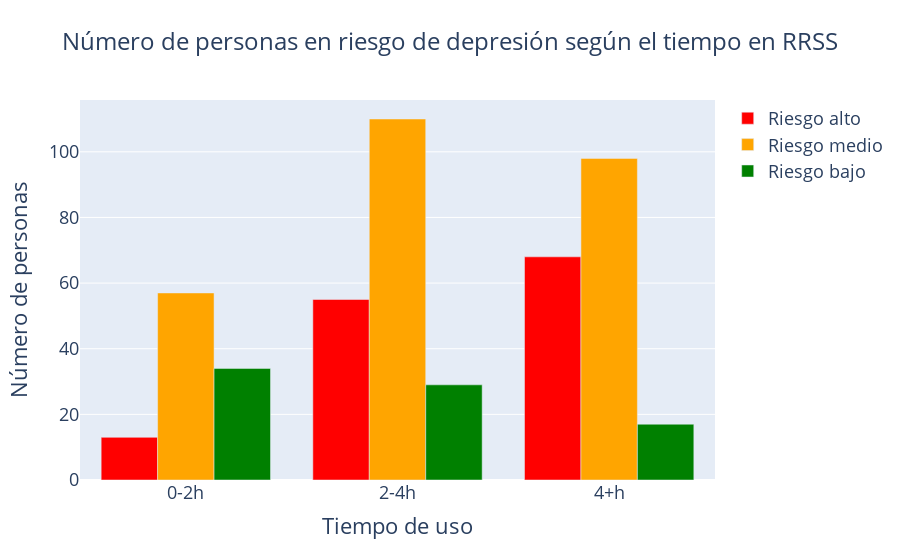

The cell this chart's notebook holds for it:
### Code cell
df_riesgo = pd.concat([mascara_riesgo_baja_1.assign(riesgo='Riesgo bajo'),
                       mascara_riesgo_media_1.assign(riesgo='Riesgo medio'),
                       mascara_riesgo_alta_1.assign(riesgo='Riesgo alto')])

df_riesgo_count = df_riesgo.groupby(['Tiempo_uso_num', 'riesgo']).size().unstack().reset_index()

df_riesgo_count = df_riesgo_count[['Tiempo_uso_num', 'Riesgo alto', 'Riesgo medio', 'Riesgo bajo']]

fig = go.Figure()

colores = {'Riesgo bajo': 'green', 'Riesgo medio': 'orange', 'Riesgo alto': 'red'}

for col in df_riesgo_count.columns[1:]:
    fig.add_trace(go.Bar(x=df_riesgo_count['Tiempo_uso_num'], y=df_riesgo_count[col], name=col, marker_color=colores[col]))

fig.update_layout(title = 'Número de personas en riesgo de depresión según el tiempo en RRSS',
                  title_x=0.5,
                  title_font=dict(size=24),
                  xaxis_title='Tiempo de uso',
                  yaxis_title='Número de personas',
                  font=dict(size=18))

fig.show()

### Figure 1 — Plotly figure (JSON) as saved in the notebook; plotly's stock layout.template omitted (floating-point values rounded to 4 significant figures)
{"data": [{"marker": {"color": "red"}, "name": "Riesgo alto", "type": "bar", "x": ["0-2h", "2-4h", "4+h"], "y": [13, 55, 68]}, {"marker": {"color": "orange"}, "name": "Riesgo medio", "type": "bar", "x": ["0-2h", "2-4h", "4+h"], "y": [57, 110, 98]}, {"marker": {"color": "green"}, "name": "Riesgo bajo", "type": "bar", "x": ["0-2h", "2-4h", "4+h"], "y": [34, 29, 17]}], "layout": {"font": {"size": 18}, "title": {"font": {"size": 24}, "text": "Número de personas en riesgo de depresión según el tiempo en RRSS", "x": 0.5}, "xaxis": {"title": {"text": "Tiempo de uso"}}, "yaxis": {"title": {"text": "Número de personas"}}}}
